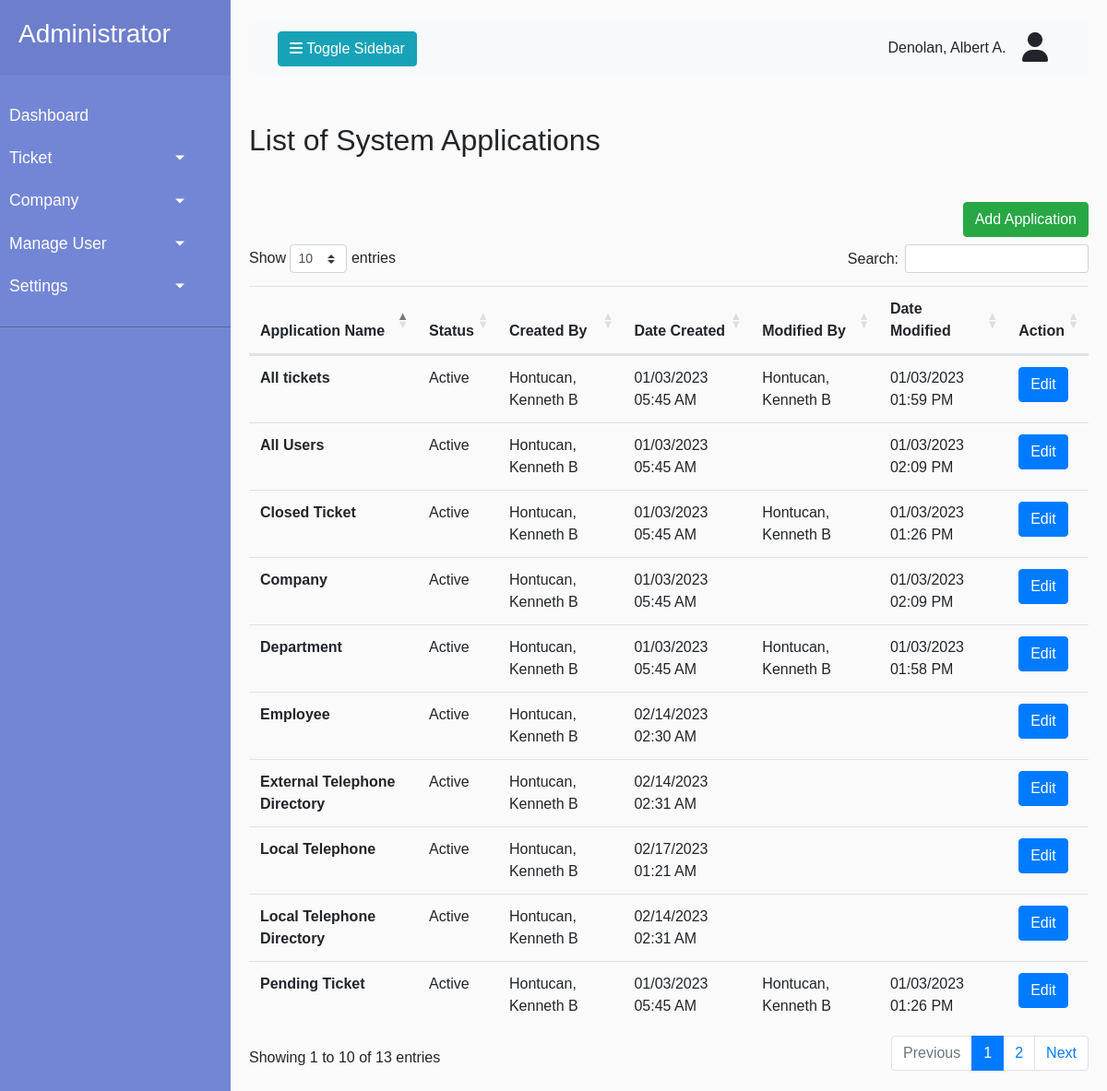
Screenshot of /Admin_side/system-applications.php (signed in) with the database file from the repository.
### tables this page shows
CREATE TABLE `system_application` (
  `sa_id` int(11) NOT NULL,
  `sa_name` varchar(100) NOT NULL DEFAULT '0',
  `sa_created_by` int(11) NOT NULL DEFAULT 0,
  `sa_created_date` timestamp NOT NULL DEFAULT current_timestamp() ON UPDATE current_timestamp(),
  `sa_modified_by` int(11) NOT NULL DEFAULT 0,
  `sa_modified_date` datetime NOT NULL DEFAULT '1000-01-01 00:00:00',
  `sa_status` int(1) NOT NULL DEFAULT 0
);

### Admin_side/system-applications.php (the view, shortened to what this page needs)
<?php
    include ('../includes/adminSidebar.php');
?>
                <h2 class="my-5">List of System Applications</h2>
                <form class="form-inline d-flex justify-content-end my-2">
                    <button type="button" data-toggle="modal" data-target="#addAppModal" class="btn btn-success" <?php accessPermission("sa_add", $current_id, systemApps::appNum_SystemApplication) ?>>Add Application</button>
                </form>
            <table class="table" id="systemAppsTable">
                <thead>
                <tr>
                    <th scope="col">Application Name</th>
                    <th scope="col">Status </th>
                    <th scope="col">Created By </th>
                    <th scope="col">Date Created</th>
                    <th scope="col">Modified By </th>
                    <th scope="col">Date Modified </th>
                    <th scope="col">Action</th>
                </tr>
                </thead>
                <tbody>
                    <?php
                        $sql = "SELECT a.sa_id, a.sa_name, a.sa_created_by, a.sa_modified_by, a.sa_status,
                                date_format(a.sa_created_date,'%m/%d/%Y %h:%i %p') as sa_created_date,
                                date_format(a.sa_modified_date,'%m/%d/%Y %h:%i %p') as sa_modified_date,
                                concat(b.last_name,', ',b.first_name,' ',b.middle_name) as sa_created_by,
                                concat(c.last_name,', ',c.first_name,' ',c.middle_name) as modifiedBy
                                FROM system_application a
                                INNER JOIN user b ON a.sa_created_by=b.user_id
                                LEFT OUTER JOIN user c ON a.sa_modified_by=c.user_id";
                        $result = mysqli_query($con, $sql);
                        $resultCheck = mysqli_num_rows($result);
                        if($resultCheck > 0)
                        {
                            while($row = mysqli_fetch_assoc($result))
                            {
                                $sa_id = $row['sa_id'];
                                $sa_name = $row['sa_name'];
                                $sa_created_by = $row['sa_created_by'];
                                $sa_created_date = $row['sa_created_date'];
                                $sa_modified_date = $row['sa_modified_date'] == '01/01/1000 12:00 AM' ? " " : $row['sa_modified_date'];
                                $sa_status = $row['sa_status'];
                                $modifiedBy = $row['modifiedBy'];
                                if($sa_status == 0){
                                    $sa_status = "InActive";
                                }
                                else{
                                    $sa_status = "Active";
                                }
                        ?>
                            <tr>
                                <th scope="row"><?php echo $sa_name; ?></th>
                                <td><?php echo $sa_status; ?></td>
                                <td><?php echo $sa_created_by; ?></td>
                                <td><?php echo $sa_created_date; ?></td>
                                <td><?php echo $modifiedBy; ?></td>
                                <td><?php echo  $sa_modified_date; ?></td>
                                <td>
                                    <button type="button" data-id="<?php echo $sa_id; ?>" class="editApp btn btn-primary" <?php accessPermission("sa_view", $current_id, systemApps::appNum_SystemApplication) ?>>Edit</button>
                                </td>
                            </tr>
                        <?php
                            }
                        }
                    ?>
                </tbody>
            </table>
<?php
    include ('../includes/adminFooter.php')
?>

### CSS/style.css (style rules this page uses)
body { font-family: 'Poppins', sans-serif; background: #fafafa; }

### rows the page displays
system_application: sa_name "All tickets", sa_status "Active", sa_created_by "Hontucan, Kenneth B", sa_created_date "01/03/2023 05:45 AM", modifiedBy "Hontucan, Kenneth B", sa_modified_date "01/03/2023 01:59 PM"
system_application: sa_name "Pending Ticket", sa_status "Active", sa_created_by "Hontucan, Kenneth B", sa_created_date "01/03/2023 05:45 AM", modifiedBy "Hontucan, Kenneth B", sa_modified_date "01/03/2023 01:26 PM"
system_application: sa_name "Closed Ticket", sa_status "Active", sa_created_by "Hontucan, Kenneth B", sa_created_date "01/03/2023 05:45 AM", modifiedBy "Hontucan, Kenneth B", sa_modified_date "01/03/2023 01:26 PM"
system_application: sa_name "Department", sa_status "Active", sa_created_by "Hontucan, Kenneth B", sa_created_date "01/03/2023 05:45 AM", modifiedBy "Hontucan, Kenneth B", sa_modified_date "01/03/2023 01:58 PM"
system_application: sa_name "Company", sa_status "Active", sa_created_by "Hontucan, Kenneth B", sa_created_date "01/03/2023 05:45 AM", sa_modified_date "01/03/2023 02:09 PM"
system_application: sa_name "All Users", sa_status "Active", sa_created_by "Hontucan, Kenneth B", sa_created_date "01/03/2023 05:45 AM", sa_modified_date "01/03/2023 02:09 PM"
system_application: sa_name "Employee", sa_status "Active", sa_created_by "Hontucan, Kenneth B", sa_created_date "02/14/2023 02:30 AM"
system_application: sa_name "Local Telephone Directory", sa_status "Active", sa_created_by "Hontucan, Kenneth B", sa_created_date "02/14/2023 02:31 AM"
system_application: sa_name "External Telephone Directory", sa_status "Active", sa_created_by "Hontucan, Kenneth B", sa_created_date "02/14/2023 02:31 AM"
system_application: sa_name "Local Telephone", sa_status "Active", sa_created_by "Hontucan, Kenneth B", sa_created_date "02/17/2023 01:21 AM"

### other values shown
$current_full_name "Denolan, Albert A."
